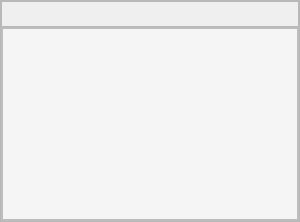
         <widget class="QFrame" name="frame_7">
          <property name="minimumSize">
           <size>
            <width>300</width>
            <height>0</height>
           </size>
          </property>
          <property name="maximumSize">
           <size>
            <width>200</width>
            <height>16777215</height>
           </size>
          </property>
          <property name="frameShape">
           <enum>QFrame::StyledPanel</enum>
          </property>
          <property name="frameShadow">
           <enum>QFrame::Raised</enum>
          </property>
          <layout class="QVBoxLayout" name="verticalLayout_6">
           <property name="spacing">
            <number>0</number>
           </property>
           <property name="leftMargin">
            <number>0</number>
           </property>
           <property name="topMargin">
            <number>0</number>
           </property>
           <property name="rightMargin">
            <number>0</number>
           </property>
           <property name="bottomMargin">
            <number>0</number>
           </property>
           <item>
            <widget class="QFrame" name="frame_9">
             <property name="minimumSize">
              <size>
               <width>0</width>
               <height>26</height>
              </size>
             </property>
             <property name="maximumSize">
              <size>
               <width>16777215</width>
               <height>16777215</height>
              </size>
             </property>
             <property name="frameShape">
              <enum>QFrame::StyledPanel</enum>
             </property>
             <property name="frameShadow">
              <enum>QFrame::Raised</enum>
             </property>
            </widget>
           </item>
           <item>
            <widget class="QFrame" name="frame_8">
             <property name="styleSheet">
              <string notr="true">background-color: #F5F5F5;</string>
             </property>
             <property name="frameShape">
              <enum>QFrame::StyledPanel</enum>
             </property>
             <property name="frameShadow">
              <enum>QFrame::Raised</enum>
             </property>
             <layout class="QVBoxLayout" name="verticalLayout_4">
              <property name="spacing">
               <number>0</number>
              </property>
              <property name="leftMargin">
               <number>0</number>
              </property>
              <property name="topMargin">
               <number>0</number>
              </property>
              <property name="rightMargin">
               <number>0</number>
              </property>
              <property name="bottomMargin">
               <number>0</number>
              </property>
              <item>
               <widget class="QListWidget" name="listWidget"/>
              </item>
             </layout>
            </widget>
           </item>
          </layout>
         </widget>
